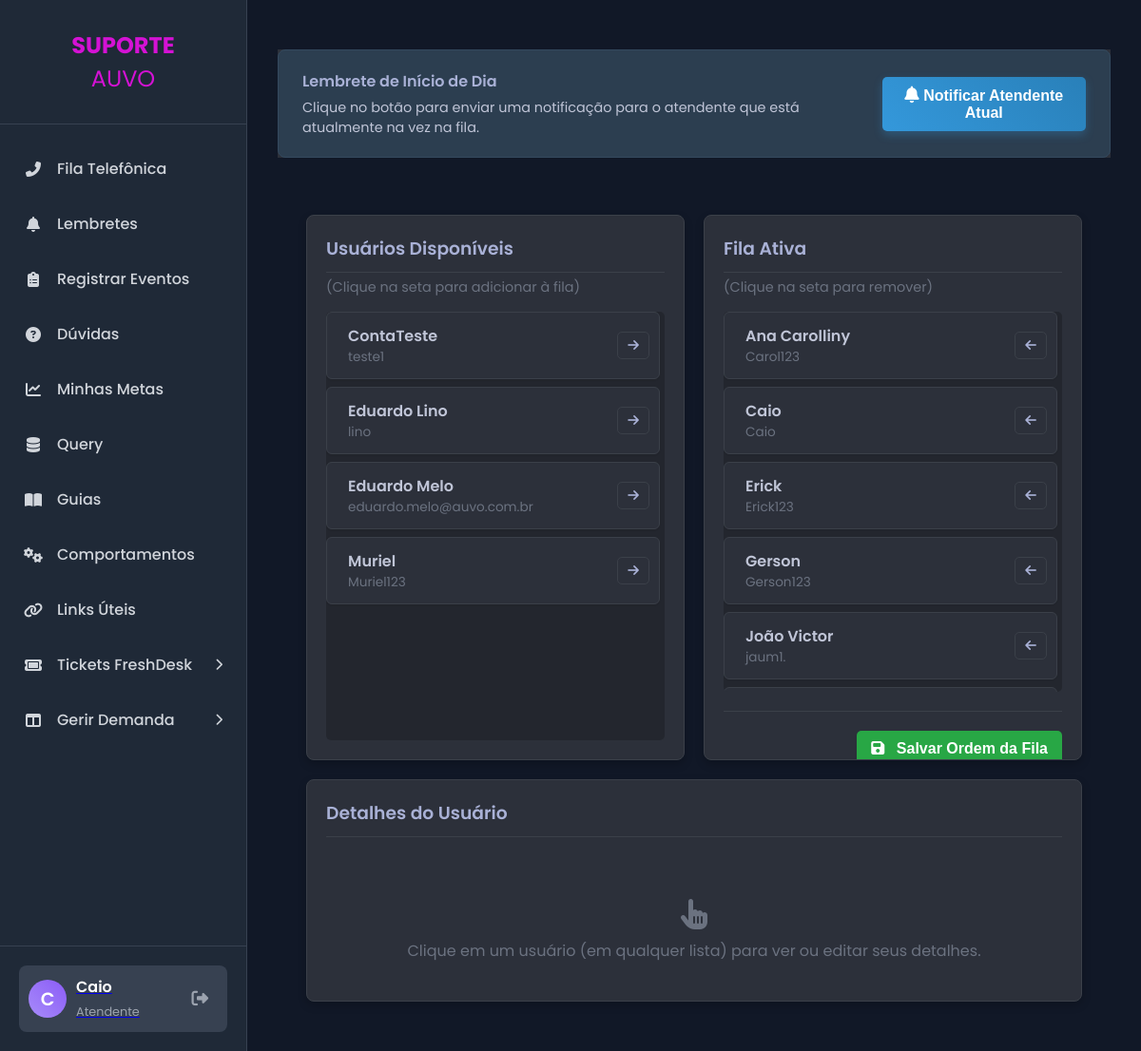
Screenshot of /configurar-fila (signed in) with the database file from the repository.
### app.py (models this page shows, shortened)
class User(db.Model, UserMixin):
    id = db.Column(db.Integer, primary_key=True)
    name = db.Column(db.String(150), nullable=False)
    username = db.Column(db.String(80), unique=True, nullable=False)
    email = db.Column(db.String(120), unique=True, nullable=False)
    password_hash = db.Column(db.String(128), nullable=False)
    discord_id = db.Column(db.String(50), nullable=True, unique=True)
    is_admin = db.Column(db.Boolean, nullable=False, default=False)
    manager_id = db.Column(db.Integer, db.ForeignKey('user.id'), nullable=True) # <<< ADICIONADO AQUI
    lunch_start = db.Column(db.Time, nullable=True)
    lunch_end = db.Column(db.Time, nullable=True)
    ramal = db.Column(db.String(10), nullable=True)

class PhoneQueueMember(db.Model):
    id = db.Column(db.Integer, primary_key=True)
    user_id = db.Column(db.Integer, db.ForeignKey('user.id'), nullable=False)
    position = db.Column(db.Integer, nullable=False)
    user = db.relationship('User')

### app.py (the view, shortened to what this page needs)
@app.route('/configurar-fila', methods=['GET', 'POST'])
@login_required
def configurar_fila():
    form = FlaskForm()
    all_users = User.query.order_by(User.name).all()
    queue_members = PhoneQueueMember.query.options(joinedload(PhoneQueueMember.user)).order_by(PhoneQueueMember.position).all()
    queue_user_ids = {member.user_id for member in queue_members}
    return render_template('configurar_fila.html',
                           title="Configurar Fila",
                           all_users=all_users,
                           queue_members=queue_members,
                           queue_user_ids=queue_user_ids,
                           form=form)

### app.py (called while the page is built)
@app.context_processor
def inject_now():
    return {'now': datetime.utcnow()}

@login_manager.user_loader
def load_user(user_id):
    return User.query.get(int(user_id))

### templates/configurar_fila.html (shortened to what this page needs)
{% extends "base.html" %}
{% block content %}
    <div class="notify-section" style="background-color: var(--dark-bg-secondary); border-color: var(--dark-border);">
        <div class="notify-box">
            <div class="notify-info">
                <h4 style="color: var(--dark-text-primary);">Lembrete de Início de Dia</h4>
                <p style="color: var(--dark-text-secondary);">Clique no botão para enviar uma notificação para o atendente que está atualmente na vez na fila.</p>
            </div>
            <form method="POST" action="{{ url_for('notificar_atendente_atual') }}" style="margin: 0;">
                <button type="submit" class="btn btn-notify">
                    <i class="fa-solid fa-bell"></i> Notificar Atendente Atual
                </button>
            </form>
        </div>
    </div>
    <div class="config-container">
        <div class="config-column" id="available-column">
            <h3>Usuários Disponíveis</h3>
            <p class="column-subtitle">(Clique na seta para adicionar à fila)</p>
            <ul class="user-list" id="available-users-list">
                {% for user in all_users %}
                    {% if user.id not in queue_user_ids %}
                    <li class="user-card" data-user-id="{{ user.id }}">
                        <div class="user-card-info">
                            <span class="user-name">{{ user.name }}</span>
                            <small>{{ user.username }}</small>
                        </div>
                        <button type="button" class="queue-move-btn add" title="Adicionar à fila">
                            <i class="fa-solid fa-arrow-right"></i>
                        </button>
                    </li>
                    {% endif %}
                {% endfor %}
            </ul>
        </div>
        <div class="config-column" id="active-queue-column">
            <h3>Fila Ativa</h3>
            <p class="column-subtitle">(Clique na seta para remover)</p>
            <ul class="user-list" id="active-queue-list">
                {% for member in queue_members %}
                <li class="user-card" data-user-id="{{ member.user.id }}">
                    <div class="user-card-info">
                        <span class="user-name">{{ member.user.name }}</span>
                        <small>{{ member.user.username }}</small>
                    </div>
                    <button type="button" class="queue-move-btn remove" title="Remover da fila">
                        <i class="fa-solid fa-arrow-left"></i>
                    </button>
                </li>
                {% endfor %}
            </ul>
            <form method="POST" action="{{ url_for('configurar_fila') }}" id="queue-form">
                <div class="save-button-container">
                    <button type="submit" class="btn-save btn-save-primary">
                        <i class="fa-solid fa-save"></i> Salvar Ordem da Fila
                    </button>
                </div>
            </form>
        </div>
        <div class="config-column" id="details-column">
            <h3>Detalhes do Usuário</h3>
            <form method="POST" action="{{ url_for('configurar_fila') }}" id="details-form">
                {{ form.hidden_tag() }} <div class="details-placeholder" id="details-placeholder">
                    <i class="fa-solid fa-hand-pointer"></i>
                    <p>Clique em um usuário (em qualquer lista) para ver ou editar seus detalhes.</p>
                </div>
            </form>
        </div>
    </div> {% endblock %}

### templates/base.html (shortened to what this page needs)
<!DOCTYPE html>
<html lang="pt-br">
<head>
    <link rel="stylesheet" href="{{ url_for('static', filename='css/style.css') }}">
    <link rel="stylesheet" href="https://cdnjs.cloudflare.com/ajax/libs/font-awesome/6.2.0/css/all.min.css">
    {% block head_extra %}{% endblock %} </head>
<body>
    <div class="main-container">
        <nav class="sidebar">
            <div class="sidebar-header">
                <h1 style="color: #d412d4ff">SUPORTE</h1><span style="color: #d412d4ff; font-size: 1.5em;">AUVO</span>
            </div>
            <ul class="menu">
                <li class="menu-item">
                    <a href="{{ url_for('fila_telefonica') }}">
                        <i class="fa-solid fa-phone-alt menu-icon"></i>
                        <span>Fila Telefônica</span>
                    </a>
                </li>
                <li class="menu-item">
                    <a href="{{ url_for('list_reminders') }}">
                        <i class="fa-solid fa-bell menu-icon"></i>
                        <span>Lembretes</span>
                    </a>
                </li>
                <li class="menu-item">
                   <a href="{{ url_for('listar_eventos') }}">
                       <i class="fa-solid fa-clipboard-list menu-icon"></i>
                       <span>Registrar Eventos</span>
                   </a>
               </li>
                <li class="menu-item">
                   <a href="{{ url_for('listar_duvidas') }}">
                       <i class="fa-solid fa-question-circle menu-icon"></i>
                       <span>Dúvidas</span>
                   </a>
               </li>
              <li class="menu-item">
                    <a href="{{ url_for('minhas_metas') }}">
                        <i class="fa-solid fa-chart-line menu-icon"></i>
                        <span>Minhas Metas</span>
                    </a>
                </li>
                <li class="menu-item">
                       <a class="nav-link" href="{{ url_for('list_queries') }}">
                            <i class="fa-solid fa-database menu-icon"></i>
                            <span>Query</span>
                       </a>
                </li>
               <li class="menu-item">
                   <a href="{{ url_for('listar_guias') }}">
                       <i class="fa-solid fa-book-open menu-icon"></i>
                       <span>Guias</span>
                   </a>
               </li>
               <li class="menu-item">
                   <a href="{{ url_for('listar_comportamentos') }}">
                       <i class="fa-solid fa-cogs menu-icon"></i>
                       <span>Comportamentos</span>
                   </a>
               </li>
               <li class="menu-item">
                   <a href="{{ url_for('links_uteis') }}">
                       <i class="fa-solid fa-link menu-icon"></i>
                       <span>Links Úteis</span>
                   </a>
               </li>
                <li class="menu-item has-submenu" id="tickets-menu">
                    <a href="#">
                        <i class="fa-solid fa-ticket menu-icon"></i>
                        <span>Tickets FreshDesk</span>
                    </a>
                </li>
             <li class="menu-item has-submenu" id="demanda-menu">
                    <a href="#">
                        <i class="fa-solid fa-table-columns menu-icon"></i>
                        <span>Gerir Demanda </span>
                    </a>
                </li>
            </ul>
           <div class="sidebar-footer">
                {% if current_user.is_authenticated %}
                <div class="user-profile">
                    <div class="user-avatar">
                         {% if current_user.avatar_filename %}
                            <img src="{{ url_for('static', filename='uploads/avatars/' + current_user.avatar_filename) }}" alt="Avatar">
                        {% else %}
                            {{ current_user.name[0] }}
                        {% endif %}
                    </div>
                    <a href="{{ url_for('profile') }}" class="user-profile-link" title="Editar Perfil">
                        <div class="user-info">
                            <span class="user-name">{{ current_user.name }}</span>
                            <span class="user-role">Atendente</span>
                        </div>
                    </a>
                    <a href="{{ url_for('logout') }}" class="logout-icon" title="Sair">
                        <i class="fa-solid fa-right-from-bracket"></i>
                    </a>
                </div>
                {% endif %}
            </div>
        </nav>
        <main class="content">
            {% block content %}{% endblock %}
        </main>
    </div>
</body>
</html>

### templates/configurar_fila.html (style rules this page uses)
:root { --dark-bg-primary: #1e2128; --dark-bg-secondary: #2c303a; --dark-border: #3b4049; --dark-text-primary: #a9b1d6; --dark-text-secondary: #c0c5d7; --dark-text-muted: #6b7280; --dark-accent: #6366f1; }
.config-container { display: grid; grid-template-columns: 1fr 1fr 1fr; gap: 20px; align-items: flex-start; }
.config-column { background-color: var(--dark-bg-secondary); border-radius: 8px; padding: 20px; box-shadow: 0 4px 10px rgba(0,0,0,0.2); height: 100%; border: 1px solid var(--dark-border); }
.config-column h3 { margin-top: 0; padding-bottom: 10px; border-bottom: 1px solid var(--dark-border); color: var(--dark-text-primary); font-weight: 600; }
.config-column p.column-subtitle { font-size: 0.9em; color: var(--dark-text-muted); margin-top: -10px; margin-bottom: 15px; }
.user-list { list-style-type: none; padding: 0; margin: 0; min-height: 400px; max-height: 60vh; overflow-y: auto; padding-right: 5px; }
.user-card { display: flex; align-items: center; background-color: var(--dark-bg-secondary); border: 1px solid var(--dark-border); border-radius: 6px; padding: 12px 10px; margin-bottom: 8px; box-shadow: 0 1px 2px rgba(0,0,0,0.1); cursor: pointer; transition: background-color 0.2s, border-color 0.2s; }
.user-card-info { display: flex; flex-direction: column; flex-grow: 1; margin-left: 12px; }
.user-card-info .user-name { font-weight: 600; color: var(--dark-text-secondary); }
.user-card-info small { color: var(--dark-text-muted); font-size: 0.85em; }
.queue-move-btn { background-color: transparent; border: 1px solid var(--dark-border); color: var(--dark-text-primary); padding: 6px 10px; border-radius: 5px; cursor: pointer; transition: all 0.2s; margin-left: 10px; }
.user-card-info { order: 1; }
.queue-move-btn { order: 2; }
.details-placeholder { padding: 20px; text-align: center; color: var(--dark-text-muted); }
.details-placeholder .fa-hand-pointer { font-size: 2em; margin-bottom: 10px; }
.save-button-container { margin-top: 20px; padding-top: 20px; border-top: 1px solid var(--dark-border); text-align: right; }
.btn-save { padding: 10px 15px; font-size: 1em; font-weight: 600; border: none; border-radius: 5px; cursor: pointer; transition: background-color 0.2s, box-shadow 0.2s; }
.btn-save i { margin-right: 8px; }
.btn-save-primary { background-color: #28a745; color: white; }
@media (max-width: 1200px) { .config-container { grid-template-columns: 1fr 1fr; } }
@media (max-width: 1200px) { .config-column:nth-child(3) { grid-column: 1 / span 2; } }

### rows the page displays
User: name "C", name "Caio"
User: name "ContaTeste", username "teste1"
User: name "Eduardo Lino", username "lino"
User: name "Eduardo Melo", username "eduardo.melo@auvo.com.br"
User: name "Muriel", username "Muriel123"
PhoneQueueMember: user.name "Ana Carolliny", user.username "Carol123"
PhoneQueueMember: user.name "Caio", user.username "Caio"
PhoneQueueMember: user.name "Erick", user.username "Erick123"
PhoneQueueMember: user.name "Gerson", user.username "Gerson123"
PhoneQueueMember: user.name "João Victor", user.username "jaum1."
